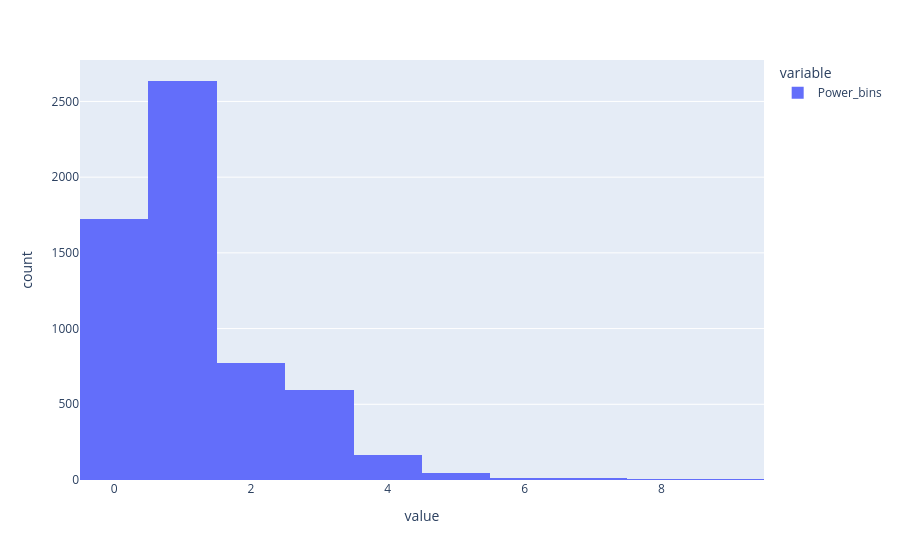

The code cell stored with this chart in its notebook:
### Code cell
px.histogram(data['Power_bins'])

### Figure 1 — Plotly figure (JSON) as saved in the notebook; plotly's stock layout.template omitted (floating-point values rounded to 4 significant figures; data arrays with more than 128 entries replaced by an {"elided": "..."} marker saying what was removed)
{"data": [{"bingroup": "x", "hovertemplate": "variable=Power_bins<br>value=%{x}<br>count=%{y}<extra></extra>", "legendgroup": "Power_bins", "marker": {"color": "#636efa", "pattern": {"shape": ""}}, "name": "Power_bins", "orientation": "v", "showlegend": true, "type": "histogram", "x": {"elided": "5974 int values"}, "xaxis": "x", "yaxis": "y"}], "layout": {"barmode": "relative", "legend": {"title": {"text": "variable"}, "tracegroupgap": 0}, "margin": {"t": 60}, "xaxis": {"anchor": "y", "domain": [0, 1], "title": {"text": "value"}}, "yaxis": {"anchor": "x", "domain": [0, 1], "title": {"text": "count"}}}}
